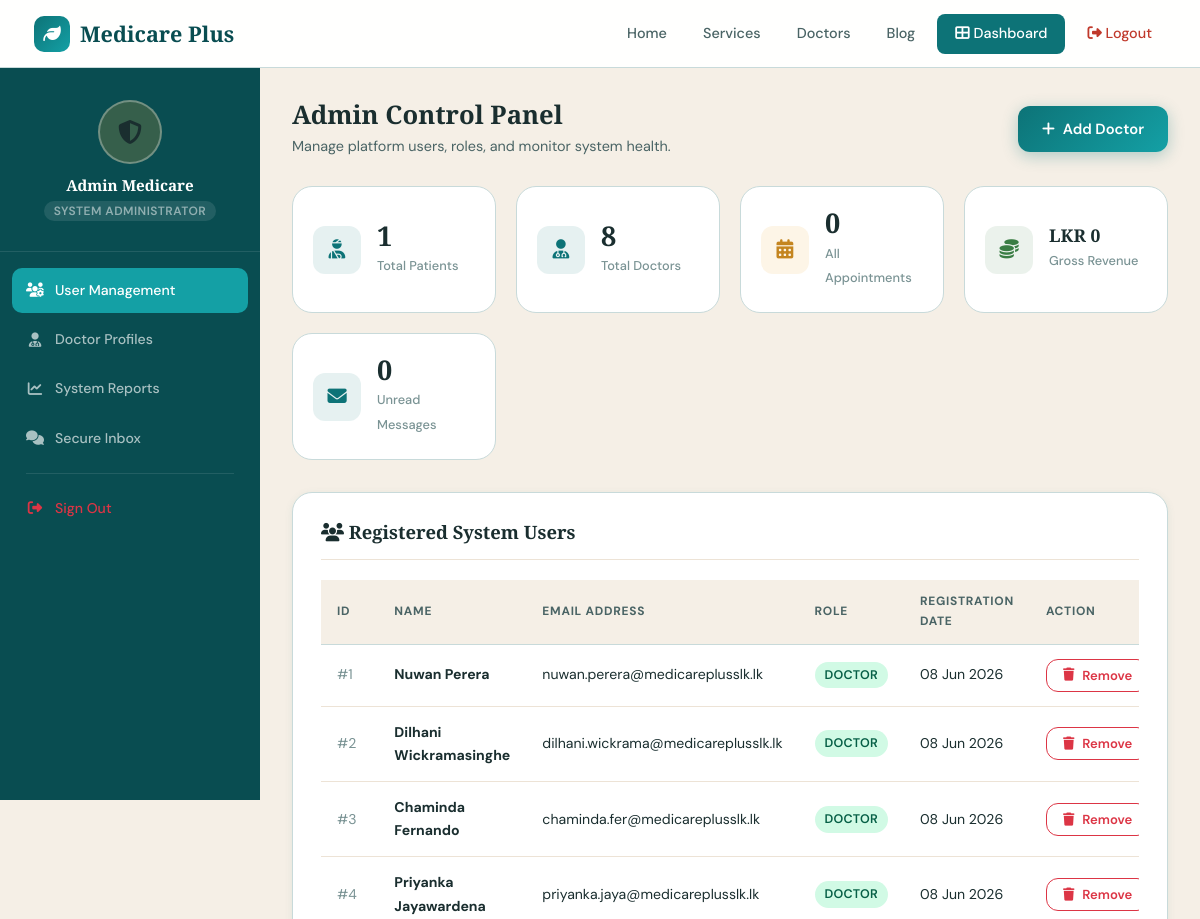
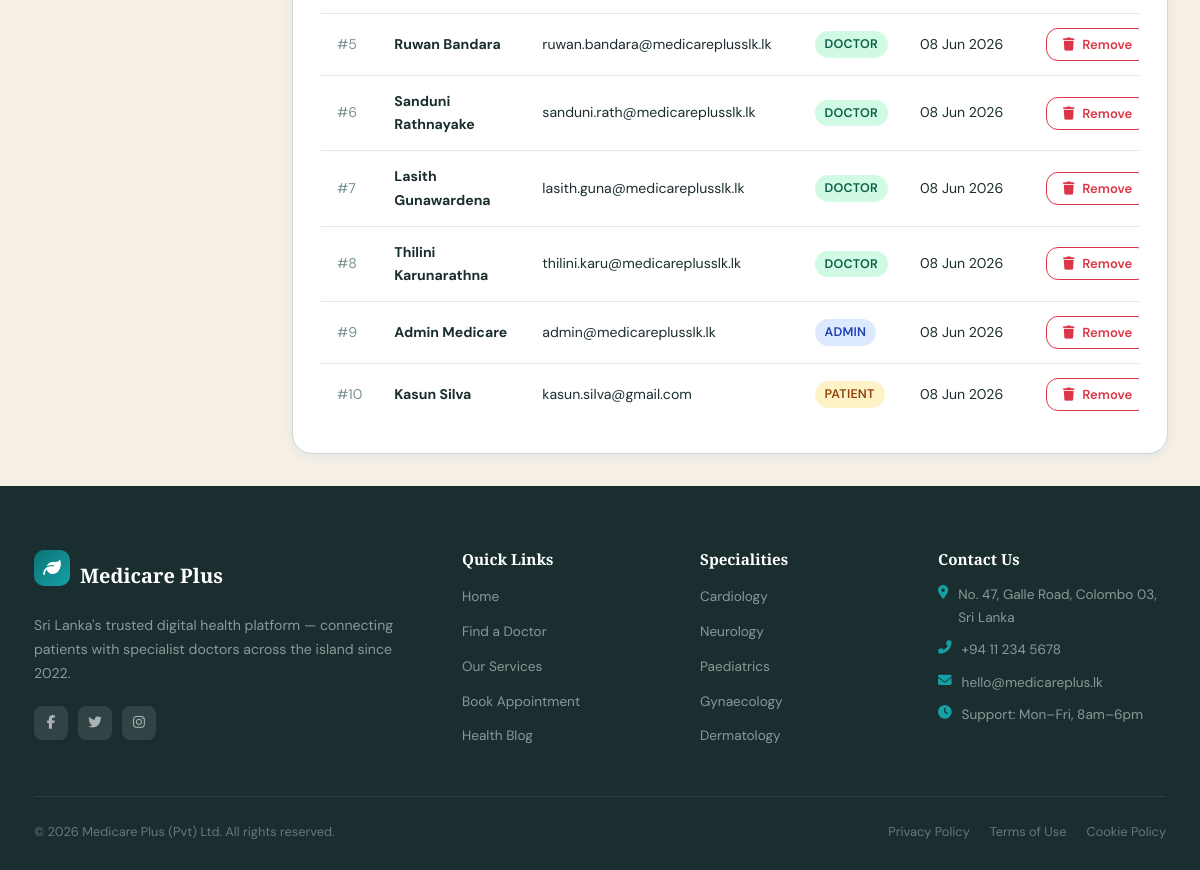
The page /dashboard_admin.php (signed in) on the database its author committed (2 pictures, top to bottom).
### tables this page shows
CREATE TABLE IF NOT EXISTS users (
    id              INT UNSIGNED AUTO_INCREMENT PRIMARY KEY,
    first_name      VARCHAR(80)  NOT NULL,
    last_name       VARCHAR(80)  NOT NULL,
    email           VARCHAR(180) NOT NULL UNIQUE,
    password_hash   VARCHAR(255) NOT NULL,
    role            ENUM('patient','doctor','admin') NOT NULL DEFAULT 'patient',
    phone           VARCHAR(20),
    address         VARCHAR(255),
    city            VARCHAR(100),
    created_at      TIMESTAMP DEFAULT CURRENT_TIMESTAMP,
    updated_at      TIMESTAMP DEFAULT CURRENT_TIMESTAMP ON UPDATE CURRENT_TIMESTAMP
);

### functions.php (called while the page is built, shortened)
<?php
function get_logged_in_user(): ?array {
    $conn = get_db_connection();
    $stmt = $conn->prepare('SELECT id, first_name, last_name, email, role, phone, city FROM users WHERE id = ?');
    $stmt->bind_param('i', $_SESSION['user_id']);
    $stmt->execute();
    $result = $stmt->get_result()->fetch_assoc();
    return $result ?: null;
}
function get_unread_messages(int $userId): int {
    $conn = get_db_connection();
    $stmt = $conn->prepare('SELECT COUNT(*) FROM messages WHERE receiver_id = ? AND is_read = 0');
    $stmt->bind_param('i', $userId);
    $stmt->execute();
    $stmt->bind_result($count);
    return (int) $count;
}

### dashboard_admin.php (the view, shortened to what this page needs)
<?php
require_once 'functions.php';
$user      = get_logged_in_user();
$conn      = get_db_connection();
$stats = [
    'patients' => $conn->query("SELECT COUNT(*) FROM users WHERE role = 'patient'")->fetch_row()[0],
    'doctors'  => $conn->query("SELECT COUNT(*) FROM users WHERE role = 'doctor'")->fetch_row()[0],
    'appointments' => $conn->query("SELECT COUNT(*) FROM appointments")->fetch_row()[0],
    'revenue'  => $conn->query("SELECT SUM(amount) FROM payments WHERE status = 'paid'")->fetch_row()[0] ?? 0
];
$unreadMsgs = get_unread_messages($user['id']);
$recentUsers = [];
$res = $conn->query("SELECT id, first_name, last_name, email, role, created_at FROM users ORDER BY created_at DESC LIMIT 15");
while ($row = $res->fetch_assoc()) {
    $recentUsers[] = $row;
}
include 'header.php';
?>
<div class="dash-layout">
    <aside class="dash-sidebar">
        <div class="dash-user">
            <div class="dash-avatar" style="background: rgba(232,168,56,0.2); color: var(--secondary);">
                <i class="fas fa-shield-alt"></i>
            </div>
            <h4><?= htmlspecialchars($user['first_name'] . ' ' . $user['last_name']) ?></h4>
            <span>System Administrator</span>
        </div>
        <nav class="dash-nav">
            <a href="dashboard_admin.php" class="active"><i class="fas fa-users-cog"></i> User Management</a>
            <a href="manage_doctors.php"><i class="fas fa-user-md"></i> Doctor Profiles</a>
            <a href="admin_reports.php"><i class="fas fa-chart-line"></i> System Reports</a>
            <a href="chat_engine.php"><i class="fas fa-comments"></i> Secure Inbox </a>
            <div class="dash-nav-divider"></div>
            <a href="logout.php" style="color: #dc3545;"><i class="fas fa-sign-out-alt"></i> Sign Out</a>
        </nav>
    </aside>
    <main class="dash-main">
        <div class="dash-header">
            <div>
                <h1>Admin Control Panel</h1>
                <p>Manage platform users, roles, and monitor system health.</p>
            </div>
            <a href="add_doctor.php" class="btn btn-primary"><i class="fas fa-plus"></i> Add Doctor</a>
        </div>
        <div class="stat-grid">
            <div class="stat-widget">
                <div class="stat-icon teal"><i class="fas fa-user-injured"></i></div>
                <div class="stat-info">
                    <strong><?= $stats['patients'] ?></strong>
                    <span>Total Patients</span>
                </div>
            </div>
            <div class="stat-widget">
                <div class="stat-icon teal"><i class="fas fa-user-md"></i></div>
                <div class="stat-info">
                    <strong><?= $stats['doctors'] ?></strong>
                    <span>Total Doctors</span>
                </div>
            </div>
            <div class="stat-widget">
                <div class="stat-icon amber"><i class="fas fa-calendar-alt"></i></div>
                <div class="stat-info">
                    <strong><?= $stats['appointments'] ?></strong>
                    <span>All Appointments</span>
                </div>
            </div>
            <div class="stat-widget">
                <div class="stat-icon green"><i class="fas fa-coins"></i></div>
                <div class="stat-info">
                    <strong style="font-size: 1.1rem;">LKR <?= number_format($stats['revenue'], 0) ?></strong>
                    <span>Gross Revenue</span>
                </div>
            </div>
            <div class="stat-widget">
                <div class="stat-icon teal"><i class="fas fa-envelope"></i></div>
                <div class="stat-info">
                    <strong><?= $unreadMsgs ?></strong>
                    <span>Unread Messages</span>
                </div>
            </div>
        </div>
        <div class="card">
            <div class="card-header">
                <h2 class="card-title"><i class="fas fa-users"></i> Registered System Users</h2>
            </div>
            <div class="table-wrap">
                <table>
                    <thead>
                        <tr>
                            <th>ID</th>
                            <th>Name</th>
                            <th>Email Address</th>
                            <th>Role</th>
                            <th>Registration Date</th>
                            <th>Action</th>
                        </tr>
                    </thead>
                    <tbody>
                        <?php foreach ($recentUsers as $u): ?>
                            <tr>
                                <td style="color: var(--muted);">#<?= $u['id'] ?></td>
                                <td><strong><?= htmlspecialchars($u['first_name'] . ' ' . $u['last_name']) ?></strong></td>
                                <td><?= htmlspecialchars($u['email']) ?></td>
                                <td>
                                    <?php
                                    $badgeClass = 'badge-pending';
                                    if ($u['role'] === 'admin') $badgeClass = 'badge-completed';
                                    if ($u['role'] === 'doctor') $badgeClass = 'badge-confirmed';
                                    ?>
                                    <span class="badge <?= $badgeClass ?>"><?= strtoupper($u['role']) ?></span>
                                </td>
                                <td><?= date('d M Y', strtotime($u['created_at'])) ?></td>
                                <td>
                                    <?php if ($u['id'] !== $user['id']): ?>
                                        <form method="POST" style="margin: 0;" onsubmit="return confirm('Are you sure you want to permanently delete this user?');">
                                            <button type="submit" name="action" value="delete" class="btn btn-outline btn-sm" style="color: #dc3545; border-color: #dc3545;">
                                                <i class="fas fa-trash"></i> Remove
                                            </button>
                                        </form>
                                    <?php else: ?>
                                        <span style="font-size: 12px; color: var(--muted);">You</span>
                                    <?php endif; ?>
                                </td>
                            </tr>
                        <?php endforeach; ?>
                    </tbody>
                </table>
            </div>
        </div>
    </main>
</div>
<?php include 'footer.php'; ?>

### rows shown on the page
users: first_name+last_name "Admin Medicare", id "9", email "admin@medicareplusslk.lk", role "ADMIN", created_at "08 Jun 2026"
users: id "1", first_name+last_name "Nuwan Perera", email "nuwan.perera@medicareplusslk.lk", role "DOCTOR", created_at "08 Jun 2026"
users: id "2", first_name+last_name "Dilhani Wickramasinghe", email "dilhani.wickrama@medicareplusslk.lk", role "DOCTOR", created_at "08 Jun 2026"
users: id "3", first_name+last_name "Chaminda Fernando", email "chaminda.fer@medicareplusslk.lk", role "DOCTOR", created_at "08 Jun 2026"
users: id "4", first_name+last_name "Priyanka Jayawardena", email "priyanka.jaya@medicareplusslk.lk", role "DOCTOR", created_at "08 Jun 2026"
users: id "5", first_name+last_name "Ruwan Bandara", email "ruwan.bandara@medicareplusslk.lk", role "DOCTOR", created_at "08 Jun 2026"
users: id "6", first_name+last_name "Sanduni Rathnayake", email "sanduni.rath@medicareplusslk.lk", role "DOCTOR", created_at "08 Jun 2026"
users: id "7", first_name+last_name "Lasith Gunawardena", email "lasith.guna@medicareplusslk.lk", role "DOCTOR", created_at "08 Jun 2026"
users: id "8", first_name+last_name "Thilini Karunarathna", email "thilini.karu@medicareplusslk.lk", role "DOCTOR", created_at "08 Jun 2026"
users: id "10", first_name+last_name "Kasun Silva", email "kasun.silva@gmail.com", role "PATIENT", created_at "08 Jun 2026"

### other values the page prints
$stats['patients'] "1"
$stats['doctors'] "8"
$stats['appointments'] "0"
$stats['revenue'] "0"
$unreadMsgs "0"
